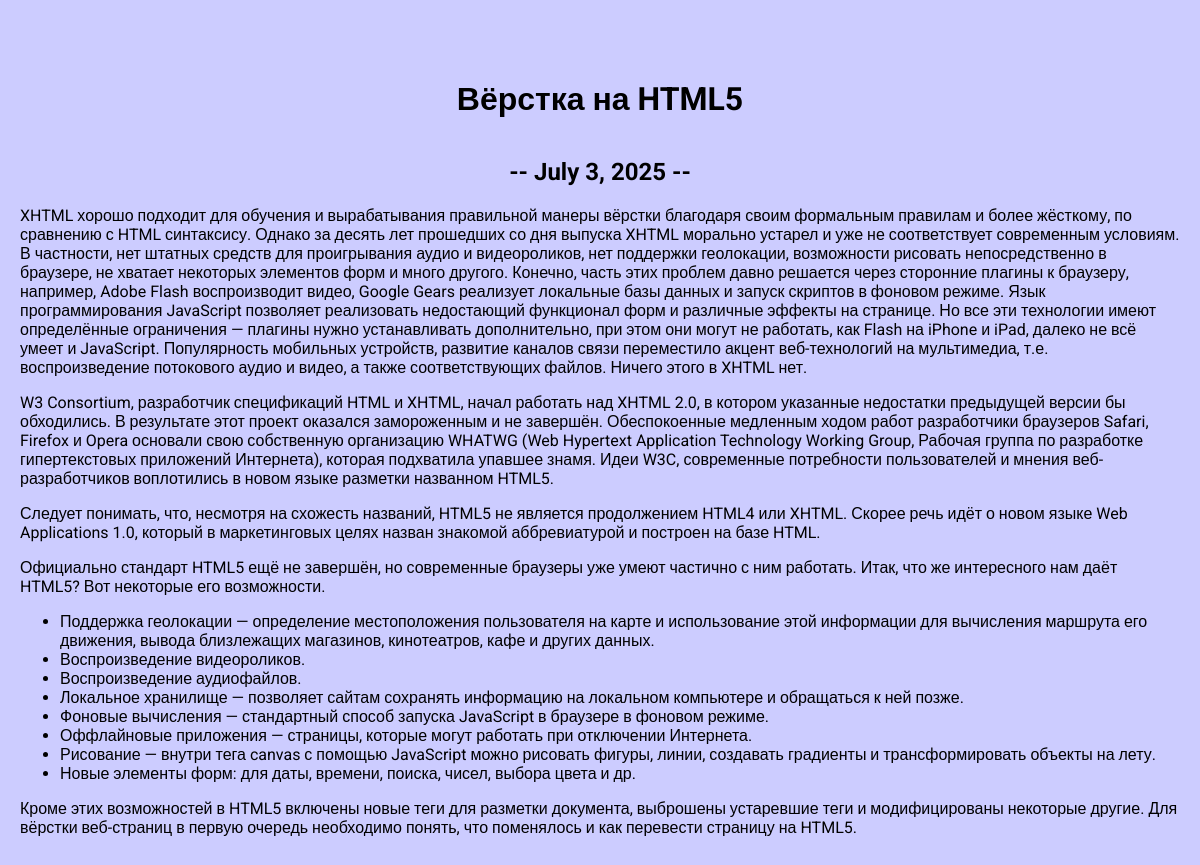
Page /blog/1/ on the committed database.
### blog/models.py (models this page shows, shortened)
class Blog(models.Model):
    title = models.CharField(max_length=200)
    description = models.TextField()
    date = models.DateField()

### blog/views.py (the view)
# urls.py: path('<int:blog_id>/', views.detail, name="detail"),
def detail(request, blog_id):
    blog = get_object_or_404(Blog, pk=blog_id)
    return render(request, 'blog/details.html', {'blog': blog})

### blog/templates/blog/details.html
{% extends 'skills/base.html' %}
{% block content %}
<div class="detail">
    <h1>{{ blog.title }}</h1>
    <h2>-- {{ blog.date }} --</h2>
    {{ blog.description|safe }}
</div>
{% endblock %}

### skills/static/css/style.css (style rules this page uses)
body { font-family: "Roboto", sans-serif; background: #CCCCFF; padding: 0; margin: 0; }
h1 { text-align: center; margin: 60px 0 40px; }
h2 { text-align: center; margin: 20px 0; }

### rows in the picture
Blog: title "Вёрстка на HTML5", date "July 3, 2025", description "XHTML хорошо подходит для обучения и вырабатывания правильной манеры вёрстки благодаря своим формальным правилам и более жёсткому, по сравнению с HTML синтаксису. Однако за десять лет прошедших со дня выпуска XHTML морально устарел и уже не соответствует современным условиям. В частности, нет штатных средств для проигрывания аудио и видеороликов, нет поддержки геолокации, возможности рисовать непосредственно в браузере, не хватает некоторых элементов форм и много другого. Конечно, часть этих проблем давно решается через сторонние плагины к браузеру, например, Adobe Flash воспроизводит видео, Google Gears реализует локальные базы данных и запуск скриптов в фоновом режиме. Язык…"
